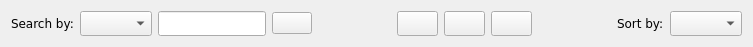
   <widget class="QWidget" name="layoutWidget_12">
    <property name="geometry">
     <rect>
      <x>360</x>
      <y>400</y>
      <width>753</width>
      <height>34</height>
     </rect>
    </property>
    <layout class="QHBoxLayout" name="horizontalLayout_15">
     <item>
      <layout class="QHBoxLayout" name="horizontalLayout_18">
       <item>
        <widget class="QLabel" name="label_15">
         <property name="font">
          <font>
           <family>Verdana</family>
          </font>
         </property>
         <property name="text">
          <string>Search by:</string>
         </property>
        </widget>
       </item>
       <item>
        <widget class="QComboBox" name="comboBox_11">
         <property name="sizePolicy">
          <sizepolicy hsizetype="Preferred" vsizetype="Minimum">
           <horstretch>0</horstretch>
           <verstretch>0</verstretch>
          </sizepolicy>
         </property>
        </widget>
       </item>
       <item>
        <widget class="QLineEdit" name="lineEdit_7">
         <property name="sizePolicy">
          <sizepolicy hsizetype="Expanding" vsizetype="Minimum">
           <horstretch>0</horstretch>
           <verstretch>0</verstretch>
          </sizepolicy>
         </property>
        </widget>
       </item>
       <item>
        <widget class="QPushButton" name="searchButton_13">
         <property name="sizePolicy">
          <sizepolicy hsizetype="Minimum" vsizetype="Fixed">
           <horstretch>0</horstretch>
           <verstretch>0</verstretch>
          </sizepolicy>
         </property>
         <property name="text">
          <string/>
         </property>
         <property name="icon">
          <iconset>
           <normaloff>:/icon/icon/search-13-48.ico</normaloff>
           <normalon>:/imgs/imgs/search.png</normalon>
           <disabledoff>:/imgs/imgs/search.png</disabledoff>:/icon/icon/search-13-48.ico</iconset>
         </property>
         <property name="iconSize">
          <size>
           <width>20</width>
           <height>20</height>
          </size>
         </property>
        </widget>
       </item>
      </layout>
     </item>
     <item>
      <spacer name="horizontalSpacer_7">
       <property name="orientation">
        <enum>Qt::Horizontal</enum>
       </property>
       <property name="sizeHint" stdset="0">
        <size>
         <width>28</width>
         <height>25</height>
        </size>
       </property>
      </spacer>
     </item>
     <item>
      <layout class="QHBoxLayout" name="horizontalLayout_19">
       <item>
        <widget class="QPushButton" name="pushButton_39">
         <property name="sizePolicy">
          <sizepolicy hsizetype="Preferred" vsizetype="Minimum">
           <horstretch>0</horstretch>
           <verstretch>0</verstretch>
          </sizepolicy>
         </property>
         <property name="font">
          <font>
           <family>Verdana</family>
           <pointsize>9</pointsize>
          </font>
         </property>
         <property name="text">
          <string/>
         </property>
         <property name="icon">
          <iconset resource="resources.qrc">
           <normaloff>:/imgs/imgs/add.png</normaloff>:/imgs/imgs/add.png</iconset>
         </property>
         <property name="iconSize">
          <size>
           <width>20</width>
           <height>20</height>
          </size>
         </property>
         <property name="checkable">
          <bool>true</bool>
         </property>
         <property name="autoExclusive">
          <bool>false</bool>
         </property>
        </widget>
       </item>
       <item>
        <widget class="QPushButton" name="pushButton_40">
         <property name="sizePolicy">
          <sizepolicy hsizetype="Preferred" vsizetype="Minimum">
           <horstretch>0</horstretch>
           <verstretch>0</verstretch>
          </sizepolicy>
         </property>
         <property name="font">
          <font>
           <family>Verdana</family>
           <pointsize>9</pointsize>
          </font>
         </property>
         <property name="text">
          <string/>
         </property>
         <property name="icon">
          <iconset resource="resources.qrc">
           <normaloff>:/imgs/imgs/edit.png</normaloff>:/imgs/imgs/edit.png</iconset>
         </property>
         <property name="iconSize">
          <size>
           <width>20</width>
           <height>20</height>
          </size>
         </property>
        </widget>
       </item>
       <item>
        <widget class="QPushButton" name="pushButton_41">
         <property name="sizePolicy">
          <sizepolicy hsizetype="Preferred" vsizetype="Minimum">
           <horstretch>0</horstretch>
           <verstretch>0</verstretch>
          </sizepolicy>
         </property>
         <property name="font">
          <font>
           <family>Verdana</family>
           <pointsize>9</pointsize>
          </font>
         </property>
         <property name="text">
          <string/>
         </property>
         <property name="icon">
          <iconset resource="resources.qrc">
           <normaloff>:/imgs/imgs/delete.png</normaloff>:/imgs/imgs/delete.png</iconset>
         </property>
         <property name="iconSize">
          <size>
           <width>20</width>
           <height>20</height>
          </size>
         </property>
        </widget>
       </item>
      </layout>
     </item>
     <item>
      <spacer name="horizontalSpacer_8">
       <property name="orientation">
        <enum>Qt::Horizontal</enum>
       </property>
       <property name="sizeHint" stdset="0">
        <size>
         <width>28</width>
         <height>25</height>
        </size>
       </property>
      </spacer>
     </item>
     <item>
      <layout class="QHBoxLayout" name="horizontalLayout_28">
       <item>
        <widget class="QLabel" name="label_25">
         <property name="font">
          <font>
           <family>Verdana</family>
          </font>
         </property>
         <property name="text">
          <string>Sort by:</string>
         </property>
        </widget>
       </item>
       <item>
        <widget class="QComboBox" name="comboBox_26">
         <property name="sizePolicy">
          <sizepolicy hsizetype="Preferred" vsizetype="Minimum">
           <horstretch>0</horstretch>
           <verstretch>0</verstretch>
          </sizepolicy>
         </property>
        </widget>
       </item>
      </layout>
     </item>
    </layout>
   </widget>
